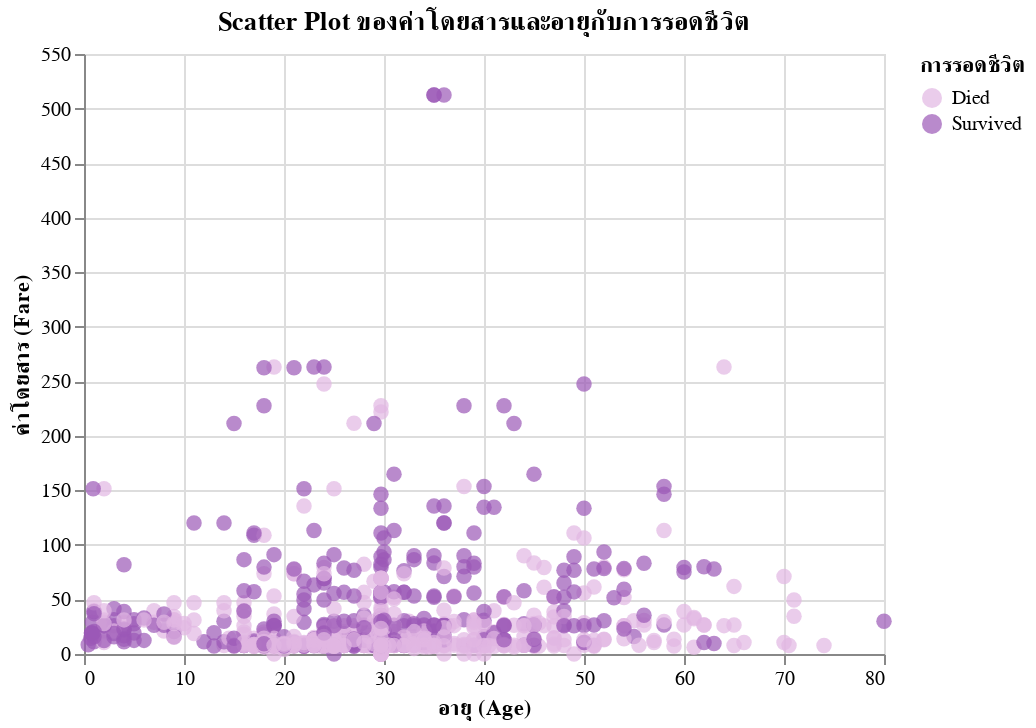

The notebook cell this image was saved under:
### Markdown cell above
####เปลี่ยนสี

### Code cell
import altair as alt

# สร้าง Scatter Plot
scatter_plot = alt.Chart(titanic).mark_circle(size=60).encode(
    y=alt.Y('Fare:Q', title='ค่าโดยสาร (Fare)'),  # เปลี่ยนเป็น alt.Y
    x=alt.X('Age:Q', title='อายุ (Age)'),  # เปลี่ยนเป็น alt.X
    color=alt.Color('Survived:N', title='การรอดชีวิต', scale=alt.Scale(range=['#E1B7E3', '#9B59B6'])),  # ใช้โทนสีม่วง
    tooltip=['Fare', 'Age', 'Survived']  # แสดง tooltip เมื่อชี้ที่จุด
).properties(
    title='Scatter Plot ของค่าโดยสารและอายุกับการรอดชีวิต'
)

scatter_plot

### Figure 1 — Vega-Lite specification as saved in the notebook (floating-point values rounded to 4 significant figures; data arrays with more than 128 entries replaced by an {"elided": "..."} marker saying what was removed)
{"config": {"view": {"continuousWidth": 400, "continuousHeight": 300}}, "data": {"name": "data-6db537ffdfbc584faf92c994faa27b67"}, "mark": {"type": "circle", "size": 60}, "encoding": {"color": {"field": "Survived", "scale": {"range": ["#E1B7E3", "#9B59B6"]}, "title": "การรอดชีวิต", "type": "nominal"}, "tooltip": [{"field": "Fare", "type": "quantitative"}, {"field": "Age", "type": "quantitative"}, {"field": "Survived", "type": "nominal"}], "x": {"field": "Age", "title": "อายุ (Age)", "type": "quantitative"}, "y": {"field": "Fare", "title": "ค่าโดยสาร (Fare)", "type": "quantitative"}}, "title": "Scatter Plot ของค่าโดยสารและอายุกับการรอดชีวิต", "$schema": "https://vega.github.io/schema/vega-lite/v4.17.0.json", "datasets": {"data-6db537ffdfbc584faf92c994faa27b67": {"elided": "891 records"}}}
